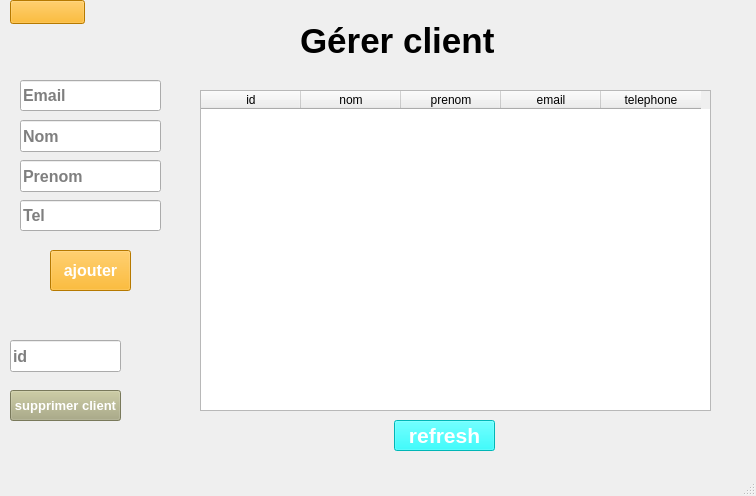
<?xml version="1.0" encoding="UTF-8"?>
<ui version="4.0">
 <class>MainWindow</class>
 <widget class="QMainWindow" name="MainWindow">
  <property name="geometry">
   <rect>
    <x>0</x>
    <y>0</y>
    <width>756</width>
    <height>496</height>
   </rect>
  </property>
  <property name="windowTitle">
   <string>MainWindow</string>
  </property>
  <widget class="QWidget" name="centralwidget">
   <widget class="QLabel" name="label">
    <property name="geometry">
     <rect>
      <x>300</x>
      <y>20</y>
      <width>251</width>
      <height>41</height>
     </rect>
    </property>
    <property name="font">
     <font>
      <pointsize>26</pointsize>
      <weight>75</weight>
      <bold>true</bold>
     </font>
    </property>
    <property name="text">
     <string>Gérer client</string>
    </property>
   </widget>
   <widget class="QWidget" name="widget" native="true">
    <property name="geometry">
     <rect>
      <x>10</x>
      <y>60</y>
      <width>171</width>
      <height>261</height>
     </rect>
    </property>
    <widget class="QPushButton" name="btnajouter">
     <property name="geometry">
      <rect>
       <x>40</x>
       <y>190</y>
       <width>81</width>
       <height>41</height>
      </rect>
     </property>
     <property name="font">
      <font>
       <pointsize>12</pointsize>
       <weight>75</weight>
       <bold>true</bold>
      </font>
     </property>
     <property name="styleSheet">
      <string notr="true">background-color: rgb(255, 170, 0);
color: rgb(255, 255, 255);</string>
     </property>
     <property name="text">
      <string>ajouter</string>
     </property>
    </widget>
    <widget class="QLineEdit" name="nomfield">
     <property name="geometry">
      <rect>
       <x>10</x>
       <y>60</y>
       <width>141</width>
       <height>32</height>
      </rect>
     </property>
     <property name="font">
      <font>
       <pointsize>12</pointsize>
       <weight>75</weight>
       <bold>true</bold>
       <stylestrategy>PreferDefault</stylestrategy>
      </font>
     </property>
     <property name="contextMenuPolicy">
      <enum>Qt::PreventContextMenu</enum>
     </property>
     <property name="text">
      <string/>
     </property>
     <property name="placeholderText">
      <string>Nom</string>
     </property>
    </widget>
    <widget class="QLineEdit" name="prenomfield">
     <property name="geometry">
      <rect>
       <x>10</x>
       <y>100</y>
       <width>141</width>
       <height>32</height>
      </rect>
     </property>
     <property name="font">
      <font>
       <pointsize>12</pointsize>
       <weight>75</weight>
       <bold>true</bold>
       <stylestrategy>PreferDefault</stylestrategy>
      </font>
     </property>
     <property name="contextMenuPolicy">
      <enum>Qt::PreventContextMenu</enum>
     </property>
     <property name="placeholderText">
      <string>Prenom</string>
     </property>
    </widget>
    <widget class="QLineEdit" name="emailfield">
     <property name="geometry">
      <rect>
       <x>10</x>
       <y>20</y>
       <width>141</width>
       <height>31</height>
      </rect>
     </property>
     <property name="font">
      <font>
       <pointsize>12</pointsize>
       <weight>75</weight>
       <bold>true</bold>
      </font>
     </property>
     <property name="placeholderText">
      <string>Email</string>
     </property>
    </widget>
    <widget class="QLineEdit" name="telephonefield">
     <property name="geometry">
      <rect>
       <x>10</x>
       <y>140</y>
       <width>141</width>
       <height>31</height>
      </rect>
     </property>
     <property name="font">
      <font>
       <pointsize>12</pointsize>
       <weight>75</weight>
       <bold>true</bold>
      </font>
     </property>
     <property name="inputMask">
      <string/>
     </property>
     <property name="text">
      <string/>
     </property>
     <property name="placeholderText">
      <string>Tel</string>
     </property>
    </widget>
   </widget>
   <widget class="QTableWidget" name="tableWidget">
    <property name="geometry">
     <rect>
      <x>200</x>
      <y>90</y>
      <width>511</width>
      <height>321</height>
     </rect>
    </property>
    <column>
     <property name="text">
      <string>id</string>
     </property>
    </column>
    <column>
     <property name="text">
      <string>nom</string>
     </property>
    </column>
    <column>
     <property name="text">
      <string>prenom</string>
     </property>
    </column>
    <column>
     <property name="text">
      <string>email</string>
     </property>
    </column>
    <column>
     <property name="text">
      <string>telephone</string>
     </property>
    </column>
   </widget>
   <widget class="QWidget" name="widget_2" native="true">
    <property name="geometry">
     <rect>
      <x>10</x>
      <y>330</y>
      <width>120</width>
      <height>121</height>
     </rect>
    </property>
   </widget>
   <widget class="QPushButton" name="deletebtn">
    <property name="geometry">
     <rect>
      <x>10</x>
      <y>390</y>
      <width>111</width>
      <height>31</height>
     </rect>
    </property>
    <property name="font">
     <font>
      <pointsize>10</pointsize>
      <weight>75</weight>
      <bold>true</bold>
     </font>
    </property>
    <property name="styleSheet">
     <string notr="true">background-color: rgb(170, 170, 127);
color: rgb(255, 255, 255);</string>
    </property>
    <property name="text">
     <string>supprimer client</string>
    </property>
   </widget>
   <widget class="QLineEdit" name="deletefield">
    <property name="geometry">
     <rect>
      <x>10</x>
      <y>340</y>
      <width>111</width>
      <height>32</height>
     </rect>
    </property>
    <property name="font">
     <font>
      <pointsize>12</pointsize>
      <weight>75</weight>
      <bold>true</bold>
      <stylestrategy>PreferDefault</stylestrategy>
     </font>
    </property>
    <property name="contextMenuPolicy">
     <enum>Qt::PreventContextMenu</enum>
    </property>
    <property name="placeholderText">
     <string>id</string>
    </property>
   </widget>
   <widget class="QPushButton" name="btnrefresh">
    <property name="geometry">
     <rect>
      <x>394</x>
      <y>420</y>
      <width>101</width>
      <height>31</height>
     </rect>
    </property>
    <property name="font">
     <font>
      <pointsize>16</pointsize>
      <weight>75</weight>
      <bold>true</bold>
     </font>
    </property>
    <property name="styleSheet">
     <string notr="true">background-color: rgb(0, 255, 255);
color: rgb(255, 255, 255);</string>
    </property>
    <property name="text">
     <string>refresh</string>
    </property>
   </widget>
   <widget class="QPushButton" name="btnretour">
    <property name="geometry">
     <rect>
      <x>10</x>
      <y>0</y>
      <width>75</width>
      <height>24</height>
     </rect>
    </property>
    <property name="styleSheet">
     <string notr="true">background-color: rgb(255, 170, 0);</string>
    </property>
    <property name="text">
     <string/>
    </property>
    <property name="icon">
     <iconset>
      <normaloff>icons8-flèche-gauche-52.png</normaloff>icons8-flèche-gauche-52.png</iconset>
    </property>
    <property name="iconSize">
     <size>
      <width>40</width>
      <height>37</height>
     </size>
    </property>
   </widget>
  </widget>
  <widget class="QMenuBar" name="menubar">
   <property name="geometry">
    <rect>
     <x>0</x>
     <y>0</y>
     <width>756</width>
     <height>21</height>
    </rect>
   </property>
  </widget>
  <widget class="QStatusBar" name="statusbar"/>
 </widget>
 <resources/>
 <connections/>
</ui>
